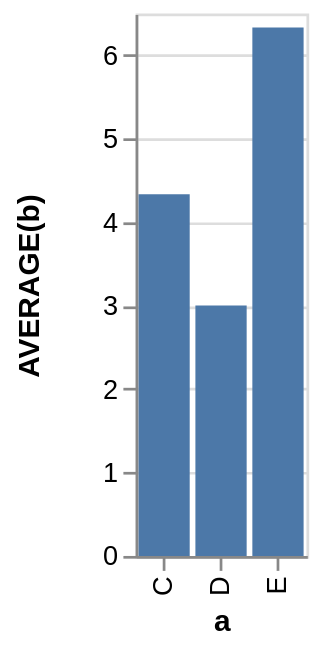

The specification (Vega-Lite) saved for this image:
### Vega specification from a JSON file in a GitHub repository (floating-point values rounded to 4 significant figures)
{"$schema": "https://vega.github.io/schema/vega/v3.0.json", "autosize": "pad", "padding": 5, "style": "cell", "data": [{"name": "source_0", "values": [{"a": "C", "b": 2}, {"a": "C", "b": 7}, {"a": "C", "b": 4}, {"a": "D", "b": 1}, {"a": "D", "b": 2}, {"a": "D", "b": 6}, {"a": "E", "b": 8}, {"a": "E", "b": 4}, {"a": "E", "b": 7}]}, {"name": "data_0", "source": "source_0", "transform": [{"type": "formula", "expr": "toNumber(datum[\"b\"])", "as": "b"}, {"type": "aggregate", "groupby": ["a"], "ops": ["average"], "fields": ["b"], "as": ["average_b"]}]}], "signals": [{"name": "x_step", "value": 21}, {"name": "width", "update": "bandspace(domain('x').length, 0.1, 0.05) * x_step"}, {"name": "height", "update": "200"}], "marks": [{"name": "marks", "type": "rect", "style": ["bar"], "from": {"data": "data_0"}, "encode": {"update": {"x": {"scale": "x", "field": "a"}, "width": {"scale": "x", "band": true}, "y": {"scale": "y", "field": "average_b"}, "y2": {"scale": "y", "value": 0}, "fill": {"value": "#4c78a8"}}}}], "scales": [{"name": "x", "type": "band", "domain": {"data": "data_0", "field": "a", "sort": true}, "range": {"step": {"signal": "x_step"}}, "paddingInner": 0.1, "paddingOuter": 0.05}, {"name": "y", "type": "linear", "domain": {"data": "data_0", "field": "average_b"}, "range": [{"signal": "height"}, 0], "nice": true, "zero": true}], "axes": [{"scale": "x", "orient": "bottom", "title": "a", "zindex": 1, "encode": {"labels": {"update": {"angle": {"value": 270}, "align": {"value": "right"}, "baseline": {"value": "middle"}}}}}, {"scale": "y", "labelOverlap": true, "orient": "left", "tickCount": {"signal": "ceil(height/40)"}, "title": "AVERAGE(b)", "zindex": 1}, {"scale": "y", "domain": false, "grid": true, "labels": false, "maxExtent": 0, "minExtent": 0, "orient": "left", "tickCount": {"signal": "ceil(height/40)"}, "ticks": false, "zindex": 0, "gridScale": "x"}], "config": {"axis": {"domainColor": "#888", "tickColor": "#888"}, "axisY": {"minExtent": 30}}}
